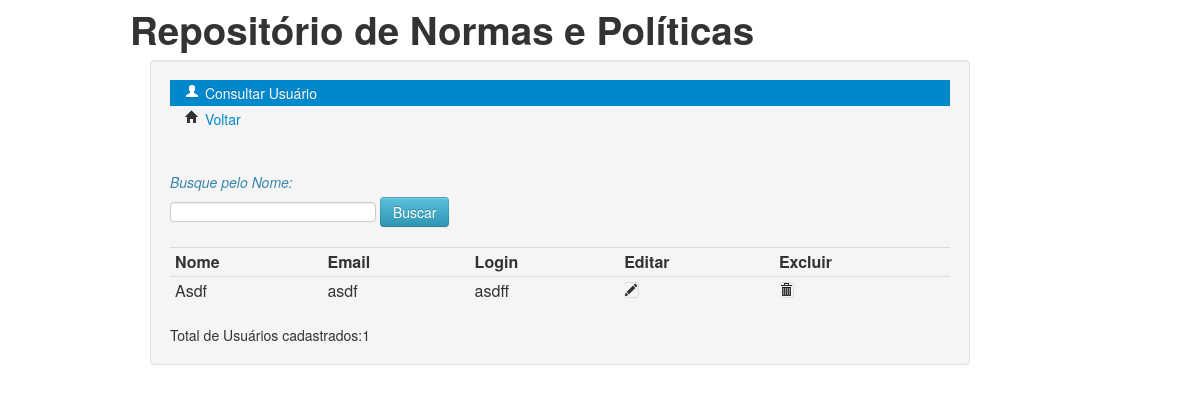
The page /Admin/consultarUsuario.php?valoruser=Asdf (signed in) on the database its author committed.
### tables this page shows
CREATE TABLE "usuario" (
	"id"	INTEGER PRIMARY KEY AUTOINCREMENT,
	"nome"	TEXT,
	"email"	TEXT,
	"login"	TEXT,
	"senha"	TEXT
);

### Admin/consultarUsuario.php (the view, shortened to what this page needs)
<html>
    <head>
        <link rel="stylesheet" href="/bootstrap/css/bootstrap.css"/>
    </head>
    <body>
        <div class="container">
            <h1>Reposit&oacute;rio de Normas e Pol&iacute;ticas</h1>
            <div class="well span10">
            <ul class="nav nav-list">
                  <li class="active"><a href="#"><i class="icon-user icon-white"></i> Consultar Usu&aacute;rio</a></li>
                  <li><a href="/"><i class="icon-home"></i> Voltar</a></li>
            </ul>
            <br>
            <form action="consultarUsuario.php" method="get" class="form-inline">
                <br>
                <label>
                   <p class="text-info"><i>Busque pelo Nome:</i></p>
                   <input type="text" name="valoruser">
                </label>
                <input type="submit" value="Buscar" class="btn btn-info">
            </form>
            <?php
                    if(isset($_GET["valoruser"])){
                        $valoruser=$_GET["valoruser"];
                        include_once '../conexao.php';
          $sql="select * from usuario where nome like :nome order by nome";
        $sth = $con->prepare($sql);
       $total= $sth->execute([
            ':nome' => '%'.$valoruser.'%',
        ]);
        if ($total){
                    ?>
          <table class="table table-condensed" style="text-align: center">
                        <tr>
                    <th>Nome</th>
                    <th>Email</th>
                    <th>Login</th>
                    <th>Editar</th>
                    <th>Excluir</th>
                    </tr>
            <?php
                        while ($row =$sth->fetch()) {
                            ?>
            <tr>
            <td><?php echo $row["nome"]?></td>
            <td><?php echo $row["email"] ?></td>
            <td><?php echo $row["login"]?></td>
            <td><a href="editarUsuario.php?cod=<?php echo $row["id"]?>"><i class="icon-pencil table-bordered"></i></a></td>
            <td><a href="#" onclick="excluirUsuario(<?php echo $row["id"]; ?>)"><i class="icon-trash table-bordered"></i></a></td>
           </tr>
           <?php
                        }
                        echo "</table>";
                        echo "Total de Usuários cadastrados:".$total;
                    }
                    else {
                                echo "Nenhum Usuário encontrado. ";
                          }
                }
                ?>
        <br>
        </div>
 </div>
    </body>
</html>

### rows shown on the page
usuario: nome "Asdf", email "asdf", login "asdff"

### other values the page prints
$total "1"
